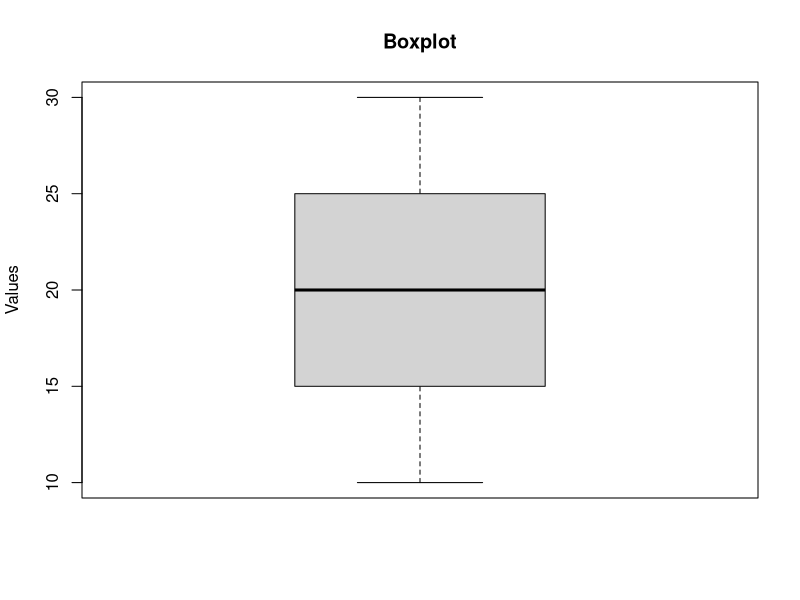
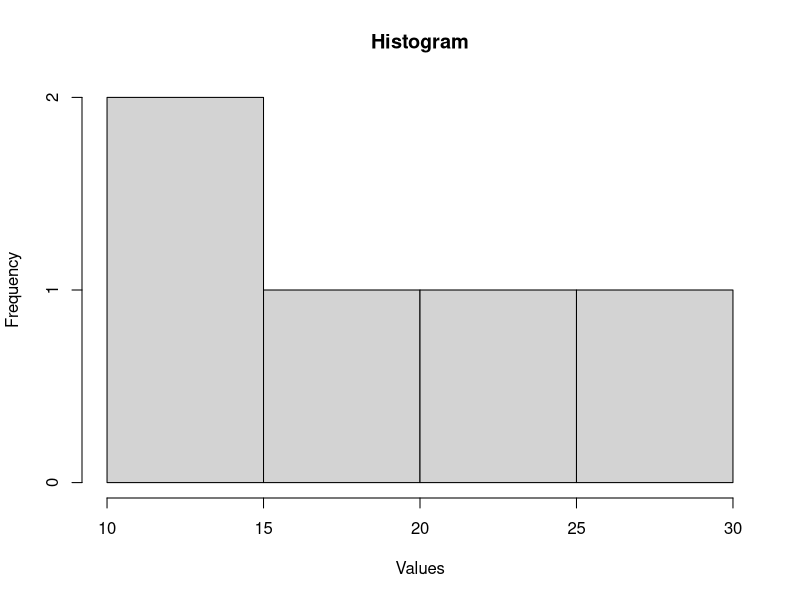
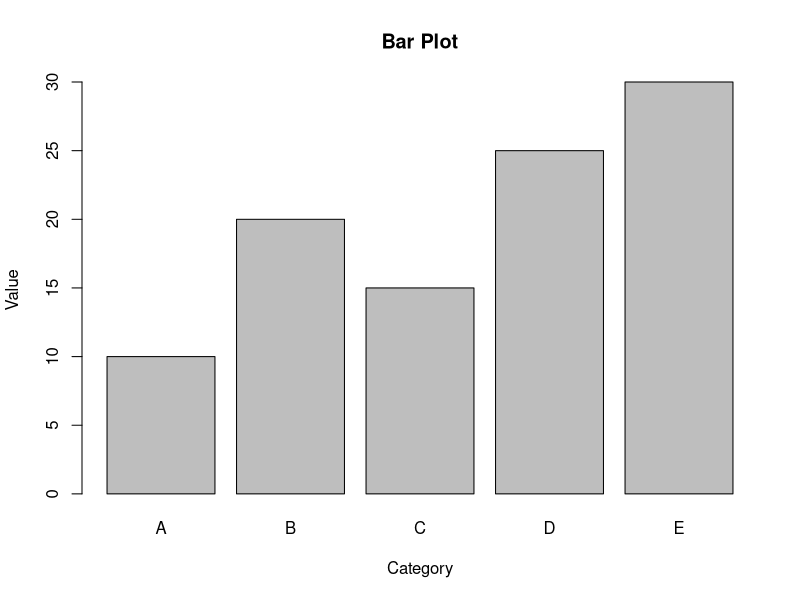
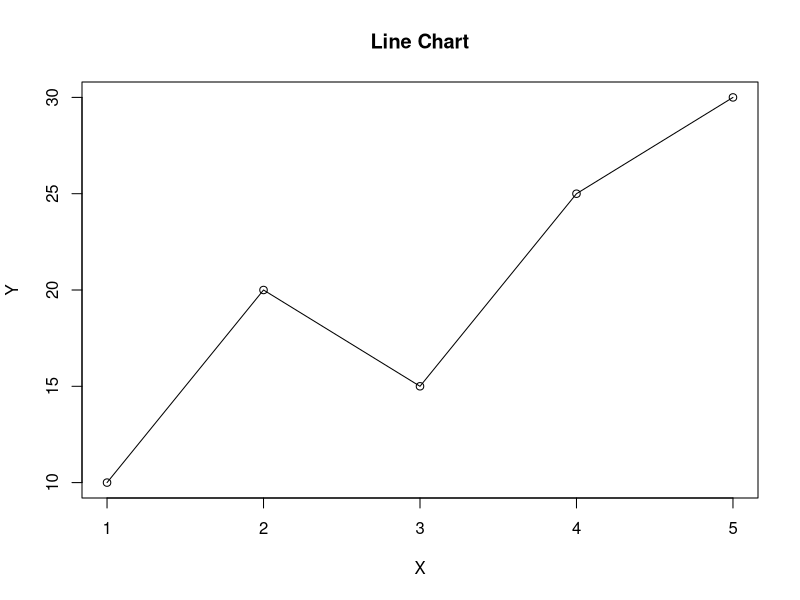
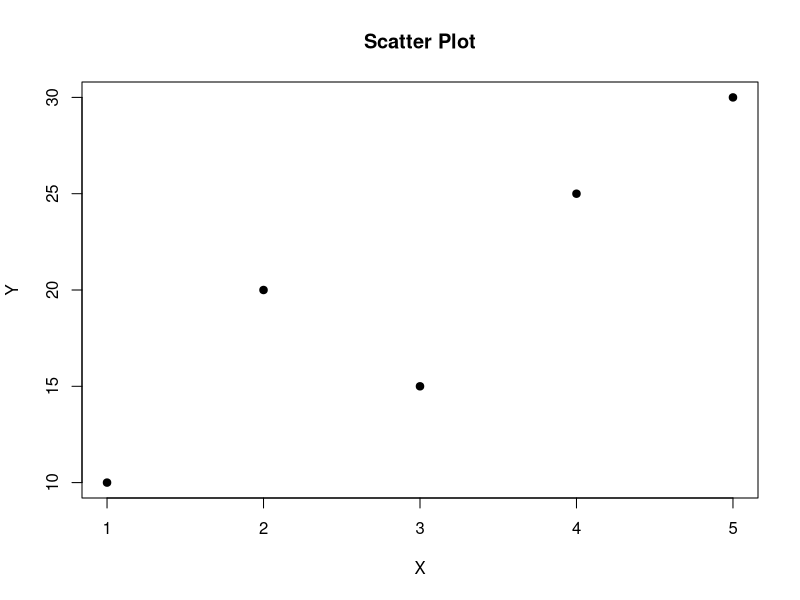

Reproduce these figures in R, in order.
# Q18: Graphs in R

# Create sample data
x <- 1:5
y <- c(10, 20, 15, 25, 30)

# 1. Boxplot
boxplot(
  y,
  main = "Boxplot",
  ylab = "Values"
)

# 2. Histogram
hist(
  y,
  main = "Histogram",
  xlab = "Values"
)

# 3. Bar Plot
barplot(
  y,
  names.arg = c("A", "B", "C", "D", "E"),
  main = "Bar Plot",
  xlab = "Category",
  ylab = "Value"
)

# 4. Line Chart
plot(
  x,
  y,
  type = "o",
  main = "Line Chart",
  xlab = "X",
  ylab = "Y"
)

# 5. Scatter Plot
plot(
  x,
  y,
  main = "Scatter Plot",
  xlab = "X",
  ylab = "Y",
  pch = 19
)
